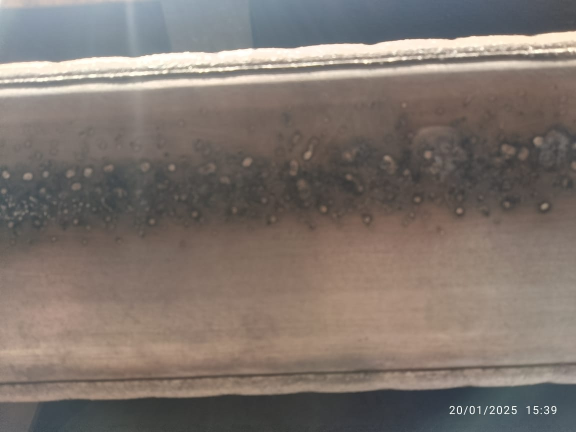
#> input picture samples/Img_001.jpeg, 1152 x 864 px (shown at 1/2 size); its folder holds only this picture in this run
$ python cv_detector.py
#> lines starting #> are read from the running program, lines starting #| are printed output that depends on the picture; after the words box and inside, x2 and y2 are one past the last pixel; in counts of white or black regions, pixels touching at a corner belong together
import cv2
import numpy as np
import os
from glob import glob

# Input and output directories
input_dir = 'samples'
output_dir = 'cv_output'
os.makedirs(output_dir, exist_ok=True)

# Get all JPEG images in the input directory
image_paths = glob(os.path.join(input_dir, '*.jpeg'))

def process_image(image_path):
#> called with image_path = 'samples/Img_001.jpeg'
    image = cv2.imread(image_path)
#> image is the input picture: shape (864, 1152, 3); mean B, G, R 109.5, 116.1, 126.1

    # Resize (optional, based on your image size)
    scale_percent = 80
    width = int(image.shape[1] * scale_percent / 100)
#> width = 921
    height = int(image.shape[0] * scale_percent / 100)
#> height = 691
    image = cv2.resize(image, (width, height))
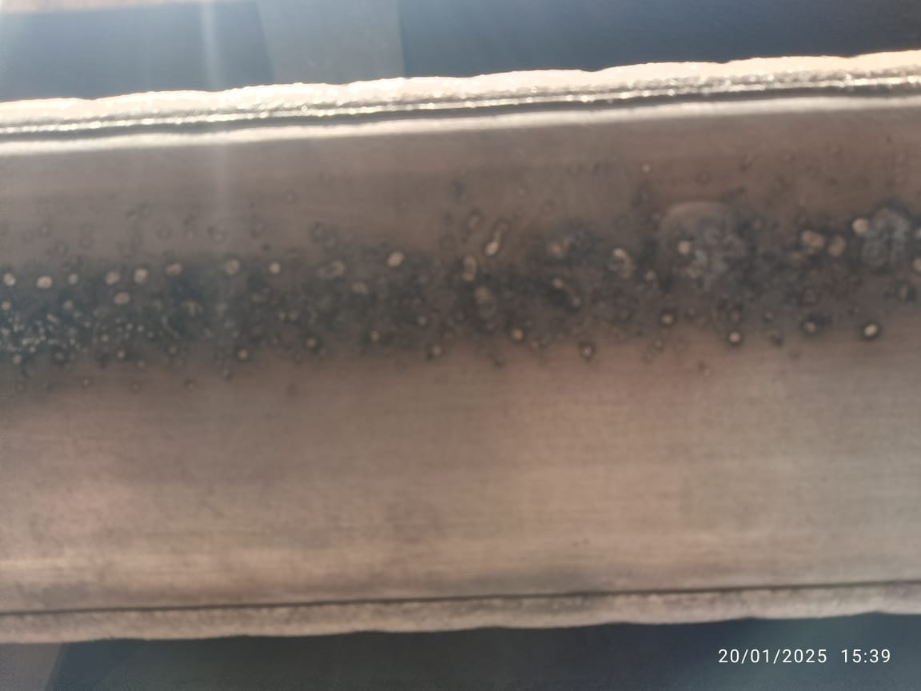
#> image: shape (691, 921, 3); mean B, G, R 109.5, 116, 126

    # Convert to grayscale
    gray = cv2.cvtColor(image, cv2.COLOR_BGR2GRAY)
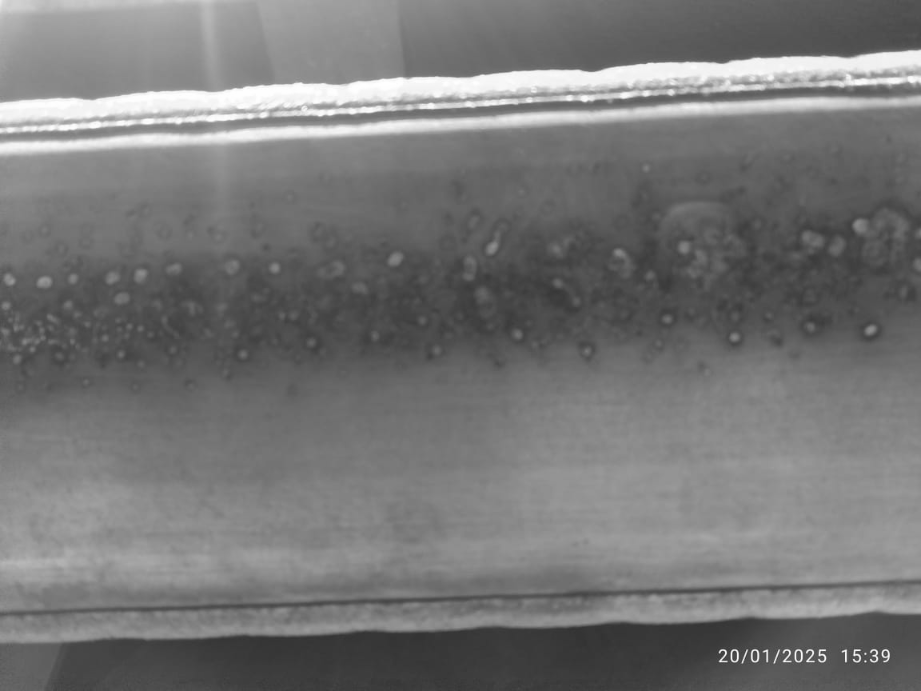
#> gray: shape (691, 921); min 47, max 255, mean 118.3

    # Histogram Equalization
    equalized = cv2.equalizeHist(gray)
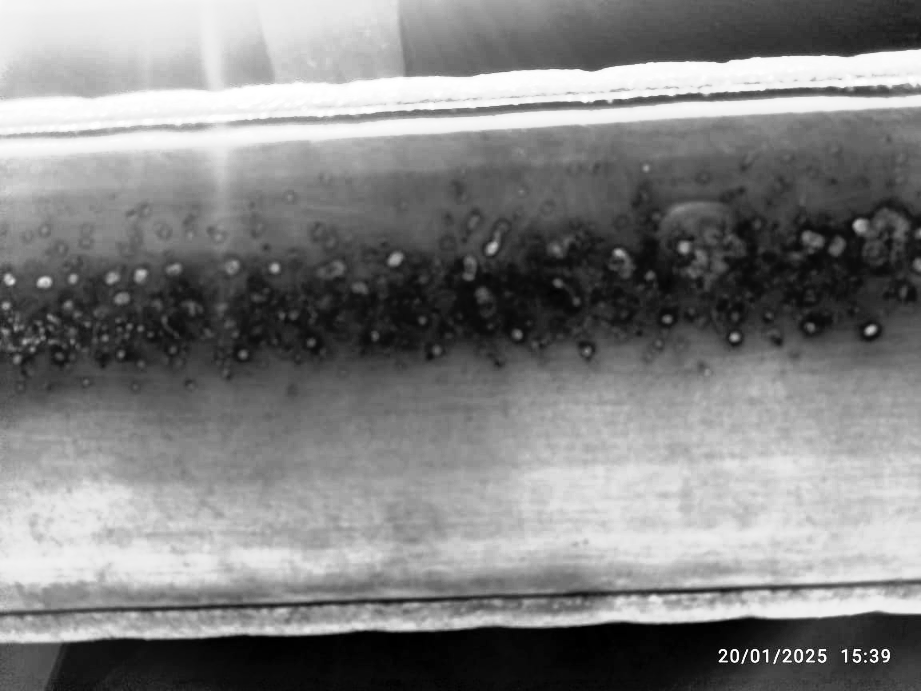
#> equalized: shape (691, 921); min 0, max 255, mean 128.6

    # Gaussian Blur
    blurred = cv2.GaussianBlur(equalized, (5, 5), 0)

    # Canny Edge Detection
    edges = cv2.Canny(blurred, 30, 100)
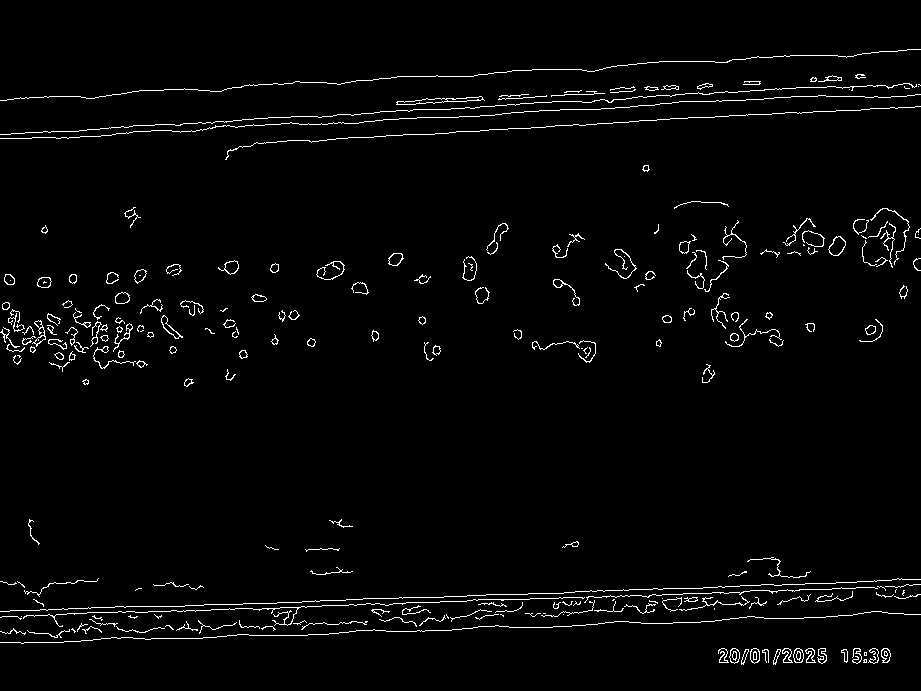
#> edges: shape (691, 921); 2.4% white in thin lines or dots, all inside (x1, y1, x2, y2) = (0, 49, 921, 665)

    # Morphological Dilation
    kernel = cv2.getStructuringElement(cv2.MORPH_RECT, (3, 3))
    dilated = cv2.dilate(edges, kernel, iterations=1)
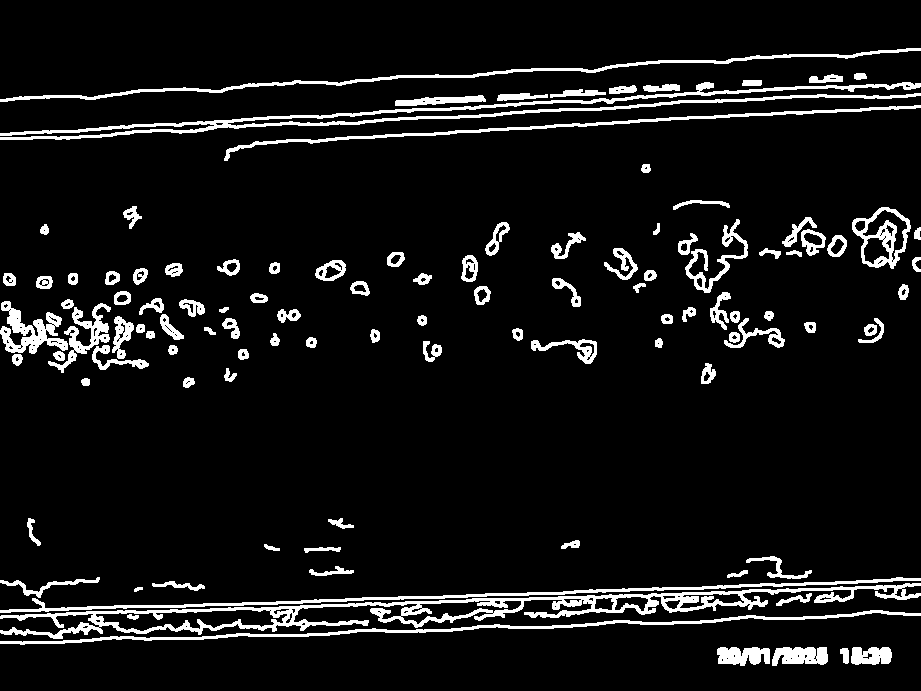
#> dilated: shape (691, 921); 7.7% white; 109 white regions

    # Contour Detection
    contours, _ = cv2.findContours(dilated, cv2.RETR_EXTERNAL, cv2.CHAIN_APPROX_SIMPLE)
#> contours = 108 contours; largest, box (x1, y1, x2, y2) and area: (0, 583, 921, 639) 11392, (0, 82, 921, 140) 4276, (852, 207, 911, 269) 2384, (0, 48, 921, 102) 2028, (0, 577, 921, 613) 2002

    # Draw contours
    output = image.copy()
    for cnt in contours:
        area = cv2.contourArea(cnt)
        if area > 20:
            x, y, w, h = cv2.boundingRect(cnt)
            cv2.rectangle(output, (x, y), (x + w, y + h), (0, 0, 255), 2)
#> this loop made 108 passes
#> (area, x, y, w, h) on passes 1, 2, 3, 4, 5, 6, 8, 9, 10, 11, 12, 13: (85.5, 840, 648, 9, 16), (564.5, 851, 647, 41, 18), (764.5, 772, 647, 56, 19), (694.5, 717, 647, 53, 19), (1966, 0, 610, 921, 35), (118, 776, 593, 36, 13), (11392.5, 0, 583, 921, 56), (152.5, 152, 581, 53, 10), (2002.5, 0, 577, 921, 36), (313.5, 0, 577, 100, 21), (57.5, 727, 570, 21, 8), (137, 309, 566, 45, 10)
#> area on pass 7: 20
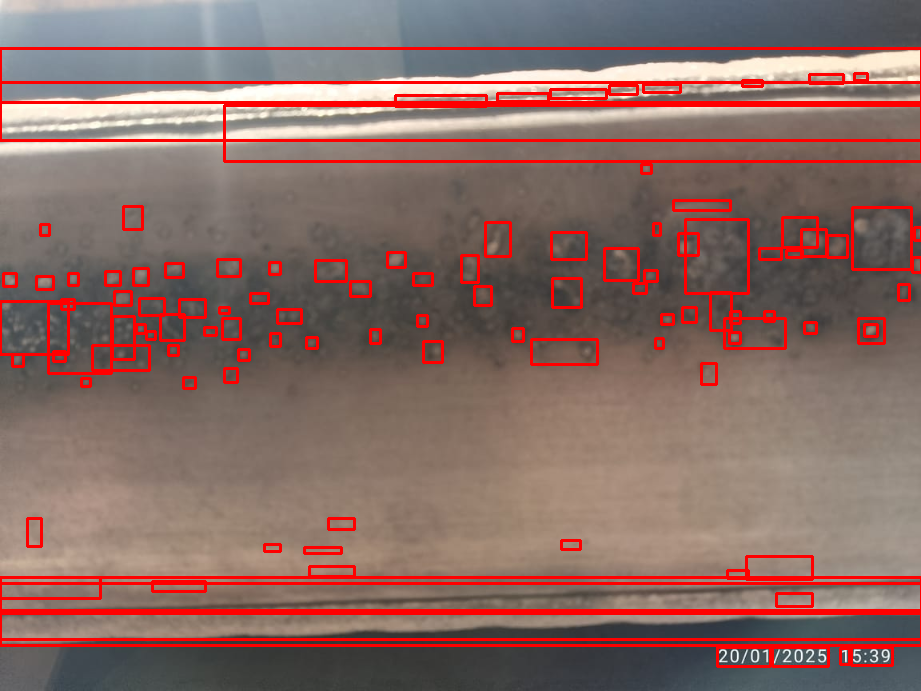
#> output: shape (691, 921, 3); 8.75% of pixels changed, all inside (x1, y1, x2, y2) = (0, 47, 921, 668)

    return output

# Process all images
for path in image_paths:
    filename = os.path.basename(path)
    print(f"Processing {filename}...")
    result = process_image(path)
    output_path = os.path.join(output_dir, filename)
    cv2.imwrite(output_path, result)

print("✅ All images processed and saved in 'output/' directory.")

$ run again, on samples/Img_005.jpeg
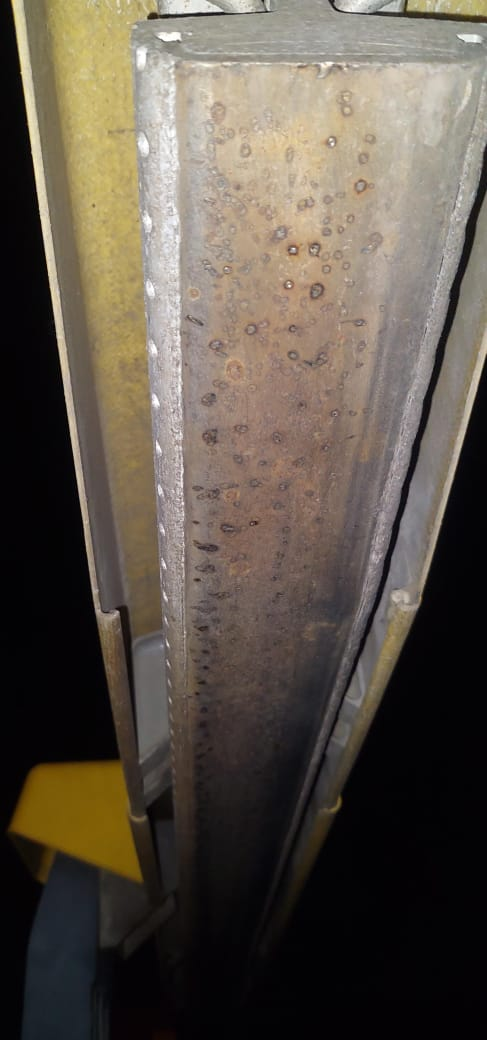
#> input picture samples/Img_005.jpeg, 487 x 1040 px
#> in process_image, image is the input picture: shape (1040, 487, 3); mean B, G, R 73.8, 84.3, 93
#> image: shape (832, 389, 3)
#> in process_image, `edges = cv2.Canny(blurred, 30, 100)`:
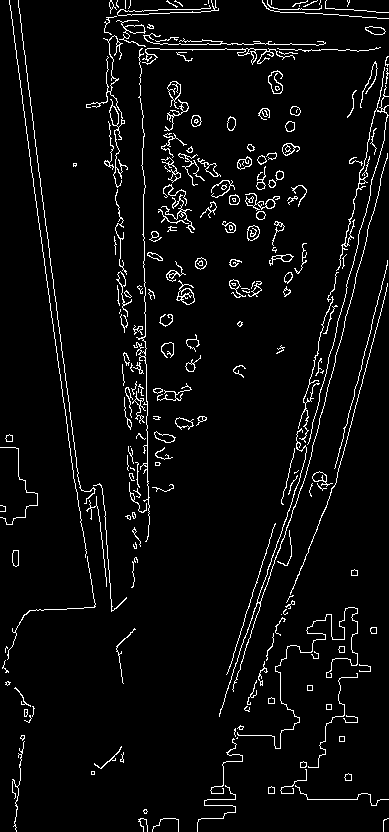
#> edges: shape (832, 389); 4.7% white in thin lines or dots
#> dilated: shape (832, 389); 14.9% white; 79 white regions
#> contours = 79 contours; largest, box (x1, y1, x2, y2) and area: (85, 0, 382, 543) 10559, (218, 55, 389, 718) 9712, (1, 0, 128, 674) 4065, (196, 606, 389, 832) 3085, (243, 259, 389, 713) 2498
#> the loop in process_image, `for cnt in contours:` made 79 passes
#> (cnt, area, x, y, w, h) on passes 7, 9, 11, 14: ([[90, 770], [90, 775], [95, 775], [95, 770]], 25, 90, 770, 6, 6), ([[338, 735], [338, 742], [345, 742], [345, 735]], 49, 338, 735, 8, 8), ([[325, 703], [325, 710], [332, 710], [332, 703]], 49, 325, 703, 8, 8), ([[306, 684], [306, 691], [313, 691], [313, 684]], 49, 306, 684, 8, 8)
#> after the loop in process_image, `for cnt in contours:`:
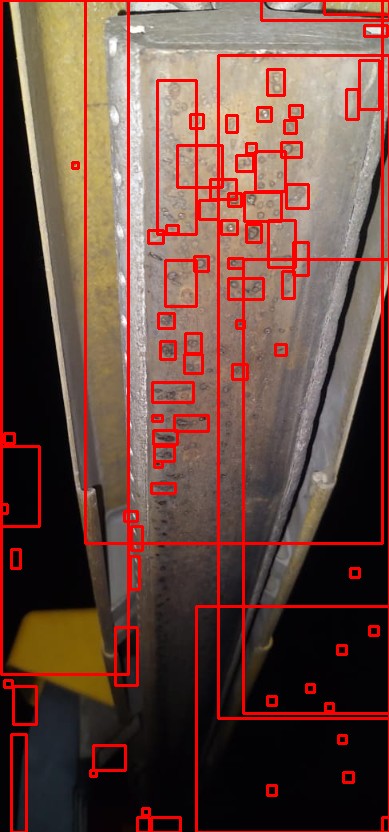
#> output: shape (832, 389, 3); mean B, G, R 65.2, 74.6, 107.8

$ run again, on samples/Img_002.jpeg
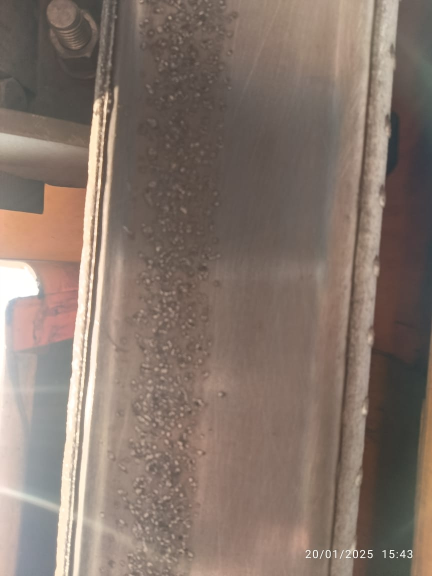
#> input picture samples/Img_002.jpeg, 864 x 1152 px (shown at 1/2 size)
#> in process_image, image is the input picture: shape (1152, 864, 3); mean B, G, R 107.5, 117.4, 133.5
#> image: shape (921, 691, 3)
#> in process_image, `edges = cv2.Canny(blurred, 30, 100)`:
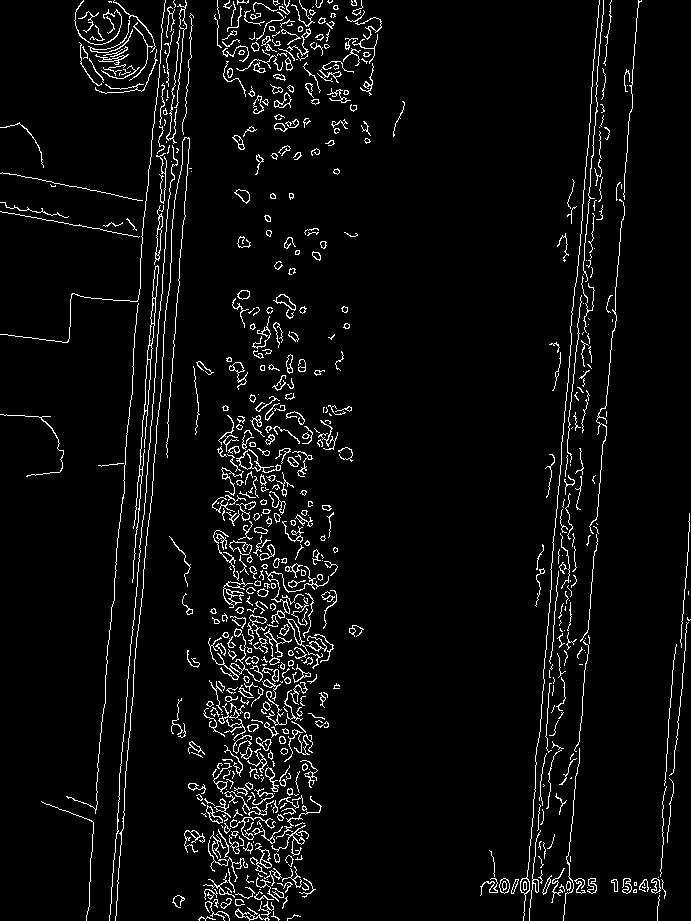
#> edges: shape (921, 691); 4.7% white in thin lines or dots
#> dilated: shape (921, 691); 15% white; 101 white regions (1 under 20 px)
#> contours = 101 contours, 1 with area under 20; largest, box (x1, y1, x2, y2) and area: (187, 414, 339, 921) 39598, (0, 0, 195, 921) 17872, (479, 0, 611, 921) 11497, (213, 0, 324, 74) 4571, (541, 0, 643, 921) 3973
#> the loop in process_image, `for cnt in contours:` made 101 passes
#> (area, x, y, w, h) on passes 1, 2, 3, 4, 5, 6, 8, 9: (46, 286, 913, 16, 8), (134, 171, 894, 15, 15), (82.5, 610, 878, 9, 15), (336.5, 183, 829, 23, 25), (360, 40, 800, 55, 121), (90.5, 554, 792, 14, 24), (197, 187, 740, 19, 19), (170, 307, 712, 23, 17)
#> after the loop in process_image, `for cnt in contours:`:
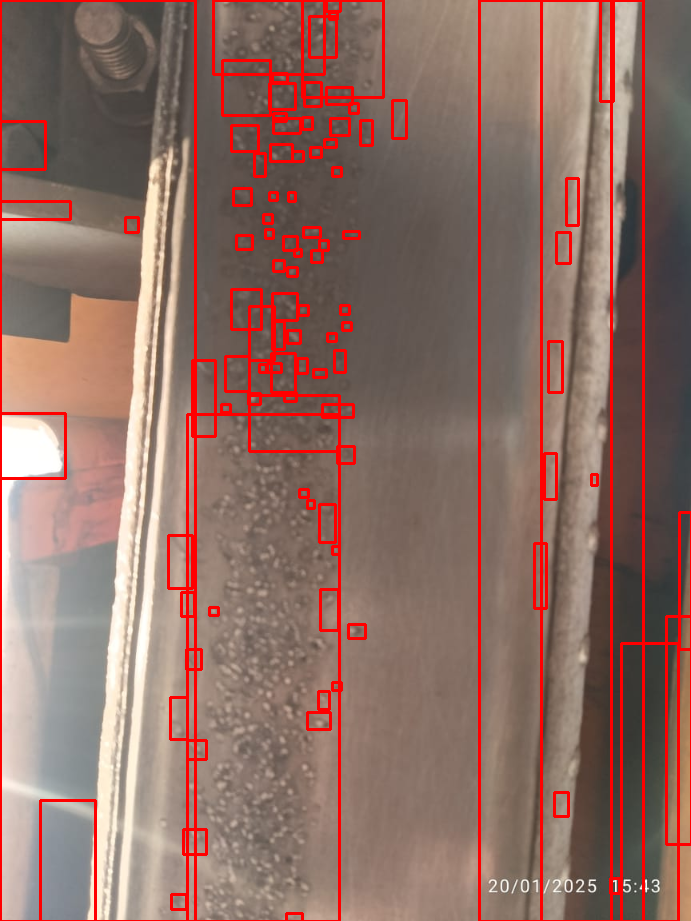
#> output: shape (921, 691, 3); mean B, G, R 100.3, 109.5, 142.6

$ run again, on samples/Img_003.jpeg
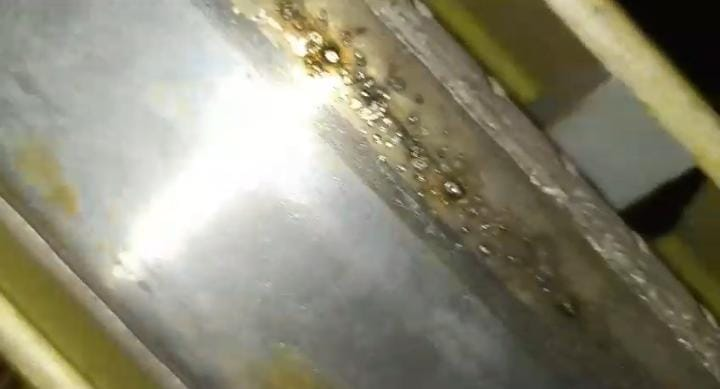
#> input picture samples/Img_003.jpeg, 720 x 389 px
#> in process_image, image is the input picture: shape (389, 720, 3); mean B, G, R 116.8, 136.3, 139.1
#> image: shape (311, 576, 3)
#> in process_image, `edges = cv2.Canny(blurred, 30, 100)`:
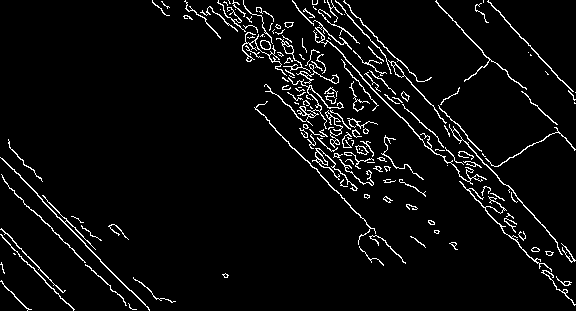
#> edges: shape (311, 576); 4.8% white in thin lines or dots
#> dilated: shape (311, 576); 14.8% white; 30 white regions
#> contours = 30 contours, 2 with area under 20; largest, box (x1, y1, x2, y2) and area: (291, 0, 576, 307) 12906, (183, 0, 425, 267) 10874, (0, 156, 151, 311) 1015, (0, 227, 76, 311) 814, (0, 173, 138, 311) 640
#> the loop in process_image, `for cnt in contours:` made 30 passes
#> (area, x, y, w, h) on passes 1 to 8: (146.5, 0, 279, 33, 32), (166.5, 132, 276, 45, 28), (37, 221, 272, 9, 7), (35, 0, 261, 6, 14), (49.5, 544, 250, 11, 7), (54, 530, 246, 11, 7), (56.5, 448, 241, 11, 10), (64.5, 409, 235, 18, 14)
#> after the loop in process_image, `for cnt in contours:`:
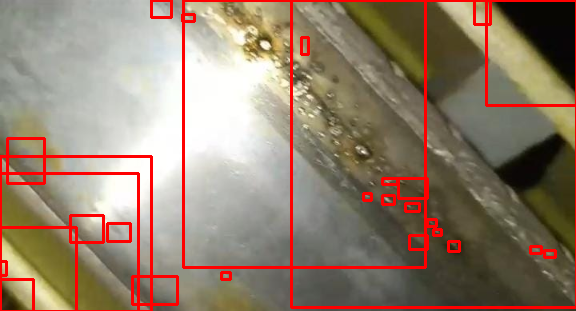
#> output: shape (311, 576, 3); mean B, G, R 109.3, 127.3, 147.1
